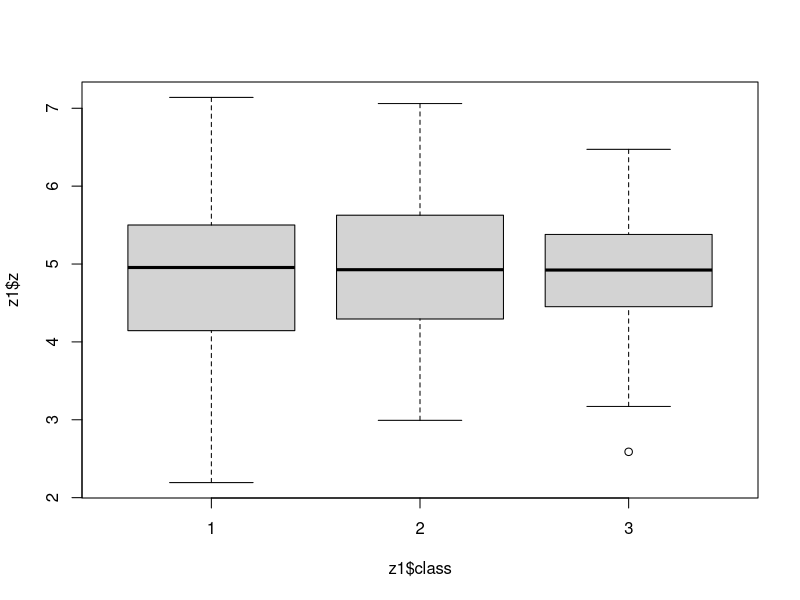

Source code (R): (Note: this script raises an error after producing the figure.)
##########################################
#Editor: Kuo-Liang Ou
#Affililation: National Tsing Hua University ILST
##########################################

x = rnorm(30,5,1) #30個隨機數，平均數5，標準差1
y = rnorm(30,4,2) #30個隨機數，平均數4，標準差2
t.test(x,y,var.equal = T)
#============
z= rnorm(90,5,1)  #90個隨機數，平均數5，標準差1
class = factor(rep(1:3,each=30)) #類別123 重複30次 total 90
z1= data.frame(z,class)
result=aov(z~class,data=z1)
summary(result)
plot(z1$z~z1$class)
a <- ggplot(data=z1,aes(x=z1$class,y=z1$z))
a + geom_boxplot()

z2 = c(z,rnorm(30,4,2)) #再加30個隨機數，平均數4，標準差2
class = factor(rep(1:4,each=30)) #類別1234 total 120
zc2= data.frame(z2,class)
result2=aov(z2~class,data=zc2)
summary(result2)
plot(zc2$z2~zc2$class)
